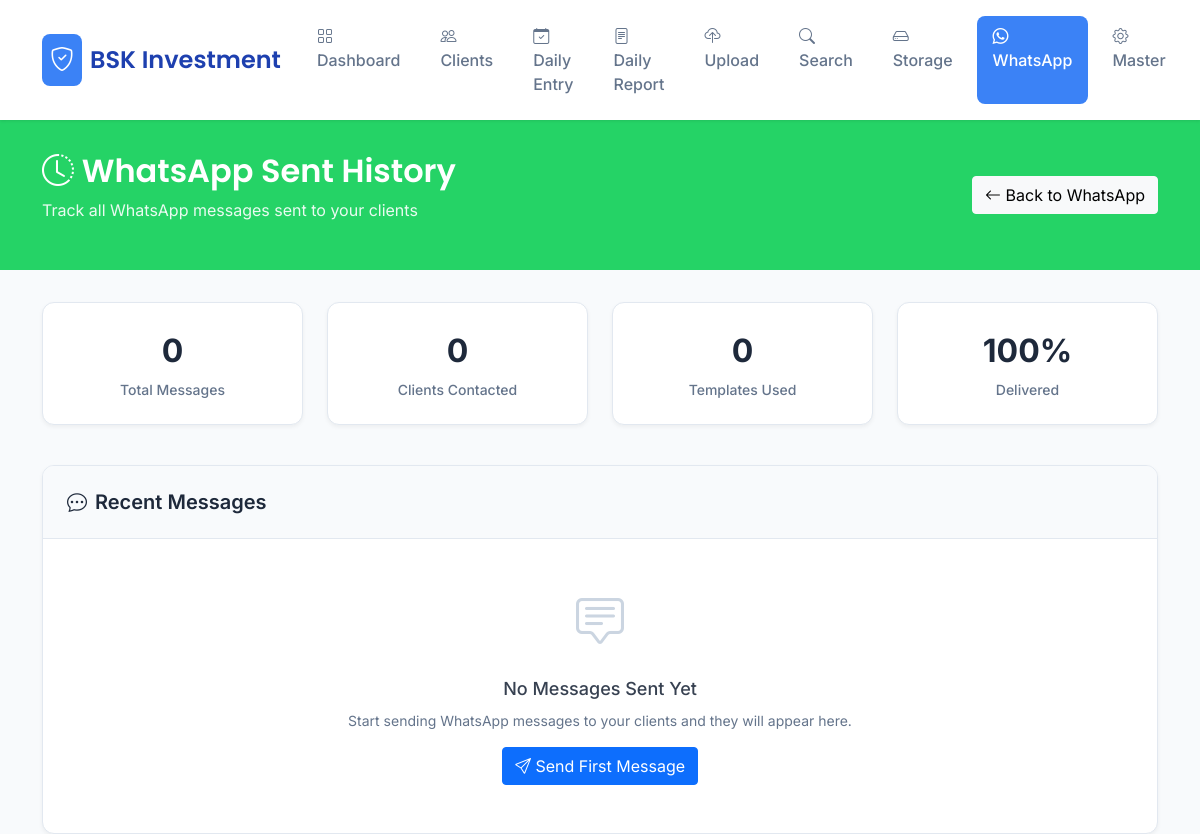
Before: /whatsapp_sent_history with the older database file.
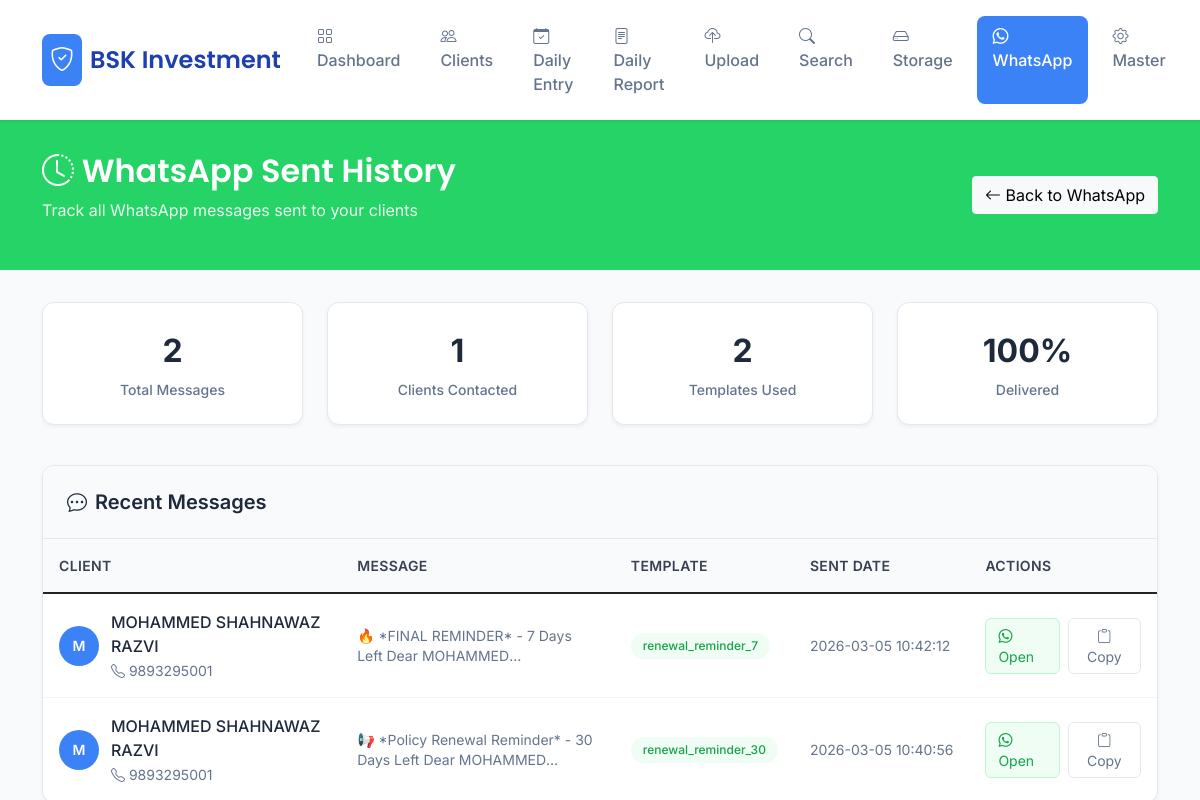
After: the same page with the newer database file.
### tables this page shows
CREATE TABLE whatsapp_sent (
            id INTEGER PRIMARY KEY AUTOINCREMENT,
            client_id INTEGER,
            template_id TEXT,
            message TEXT,
            sent_date TIMESTAMP DEFAULT CURRENT_TIMESTAMP,
            FOREIGN KEY (client_id) REFERENCES clients (id)
        );

CREATE TABLE clients (
            id INTEGER PRIMARY KEY AUTOINCREMENT,
            name TEXT NOT NULL,
            phone TEXT,
            email TEXT,
            folder_name TEXT,
            client_type TEXT,
            policy_number TEXT,
            pan_card TEXT,
            address TEXT,
            created_at TIMESTAMP DEFAULT CURRENT_TIMESTAMP
        , policy_expiry_date TEXT, premium_amount TEXT, policy_type TEXT);

### app.py (the view)
@app.route('/whatsapp_sent_history')
def whatsapp_sent_history():
    conn = get_db_connection()
    sent_messages = conn.execute('''
        SELECT ws.*, c.name as client_name, c.phone as client_phone
        FROM whatsapp_sent ws
        JOIN clients c ON ws.client_id = c.id
        ORDER BY ws.sent_date DESC
        LIMIT 100
    ''').fetchall()
    sent_messages = [dict(message) for message in sent_messages]
    conn.close()
    return render_template('whatsapp_sent_history.html', sent_messages=sent_messages)

### app.py (called while the page is built)
def get_db_connection():
    try:
        conn = sqlite3.connect('documents.db', timeout=60)
        conn.row_factory = sqlite3.Row
        conn.execute('PRAGMA journal_mode=WAL')
        conn.execute('PRAGMA busy_timeout=60000')
        conn.execute('PRAGMA synchronous=NORMAL')
        return conn
    except sqlite3.Error as e:
        logger.error(f"Database connection error: {e}")
        return None

### templates/whatsapp_sent_history.html (shortened to what this page needs)
<!DOCTYPE html>
<html lang="hi">
<head>
    <link href="https://cdn.jsdelivr.net/npm/bootstrap@5.1.3/dist/css/bootstrap.min.css" rel="stylesheet">
    <link rel="stylesheet" href="https://cdn.jsdelivr.net/npm/bootstrap-icons@1.7.2/font/bootstrap-icons.css">
</head>
{% set active_page = 'whatsapp' %}
{% include '_navbar.html' %}
    <div class="history-header">
        <div class="container">
            <div class="row align-items-center">
                <div class="col-md-8">
                    <h1 class="history-title">
                        <i class="bi bi-clock-history"></i> WhatsApp Sent History
                    </h1>
                    <p class="history-subtitle">Track all WhatsApp messages sent to your clients</p>
                </div>
                <div class="col-md-4 text-md-end">
                    <a href="/whatsapp" class="btn btn-light">
                        <i class="bi bi-arrow-left"></i> Back to WhatsApp
                    </a>
                </div>
            </div>
        </div>
    </div>
    <div class="container">
        <div class="row mb-4">
            <div class="col-md-3 col-6 mb-3">
                <div class="stat-card">
                    <div class="stat-value">{{ sent_messages|length }}</div>
                    <div class="stat-label">Total Messages</div>
                </div>
            </div>
            <div class="col-md-3 col-6 mb-3">
                <div class="stat-card">
                    <div class="stat-value">{{ sent_messages|map(attribute='client_id')|unique|list|length }}</div>
                    <div class="stat-label">Clients Contacted</div>
                </div>
            </div>
            <div class="col-md-3 col-6 mb-3">
                <div class="stat-card">
                    <div class="stat-value">{{ sent_messages|map(attribute='template_id')|unique|list|length }}</div>
                    <div class="stat-label">Templates Used</div>
                </div>
            </div>
            <div class="col-md-3 col-6 mb-3">
                <div class="stat-card">
                    <div class="stat-value">100%</div>
                    <div class="stat-label">Delivered</div>
                </div>
            </div>
        </div>
        <div class="history-card">
            <div class="history-header-card">
                <h5 class="history-title-custom">
                    <i class="bi bi-chat-dots"></i>
                    Recent Messages
                </h5>
            </div>
            {% if sent_messages %}
            <div class="table-responsive">
                <table class="table table-custom">
                    <thead>
                        <tr>
                            <th>Client</th>
                            <th>Message</th>
                            <th>Template</th>
                            <th>Sent Date</th>
                            <th>Actions</th>
                        </tr>
                    </thead>
                    <tbody>
                        {% for message in sent_messages %}
                        <tr>
                            <td>
                                <div class="client-info">
                                    <div class="client-avatar">
                                        {{ message.client_name[0]|upper if message.client_name else 'C' }}
                                    </div>
                                    <div class="client-details">
                                        <div class="client-name">{{ message.client_name or 'Unknown Client' }}</div>
                                        <div class="client-contact">
                                            <i class="bi bi-telephone"></i> {{ message.client_phone or 'No Phone' }}
                                        </div>
                                    </div>
                                </div>
                            </td>
                            <td>
                                <div class="message-preview">
                                    {{ message.message or 'No message content' }}
                                </div>
                            </td>
                            <td>
                                <span class="status-badge status-sent">
                                    {{ message.template_id or 'Custom' }}
                                </span>
                            </td>
                            <td>
                                <div class="date-time">
                                    {{ message.sent_date }}
                                </div>
                            </td>
                            <td>
                                <div class="action-buttons">
                                    {% if message.client_phone %}
                                    <a href="https://web.whatsapp.com/send?phone={{ message.client_phone }}"
                                       class="btn-action btn-whatsapp-action"
                                       target="_blank">
                                        <i class="bi bi-whatsapp"></i> Open
                                    </a>
                                    {% endif %}
                                    <button class="btn-action" onclick="copyMessage('{{ message.id }}')">
                                        <i class="bi bi-clipboard"></i> Copy
                                    </button>
                                </div>
                            </td>
                        </tr>
                        {% endfor %}
                    </tbody>
                </table>
            </div>
            {% else %}
            <div class="empty-state">
                <div class="empty-state-icon">
                    <i class="bi bi-chat-square-text"></i>
                </div>
                <div class="empty-state-title">No Messages Sent Yet</div>
                <div class="empty-state-text">
                    Start sending WhatsApp messages to your clients and they will appear here.
                </div>
                <a href="/whatsapp" class="btn btn-primary mt-3">
                    <i class="bi bi-send"></i> Send First Message
                </a>
            </div>
            {% endif %}
        </div>
    </div>
</body>
</html>

### templates/_navbar.html
<nav class="navbar navbar-expand-lg">
    <div class="container">
        <a class="navbar-brand" href="/">
            <i class="bi bi-shield-check"></i>
            BSK Investment
        </a>
        <div class="navbar-nav ms-auto">
            <a class="nav-link {{ 'active' if active_page == 'dashboard' else '' }}" href="/"><i class="bi bi-grid"></i> Dashboard</a>
            <a class="nav-link {{ 'active' if active_page == 'clients' else '' }}" href="/client_list"><i class="bi bi-people"></i> Clients</a>
            <a class="nav-link {{ 'active' if active_page == 'daily_entry' else '' }}" href="/daily_entry"><i class="bi bi-calendar-check"></i> Daily Entry</a>
            <a class="nav-link {{ 'active' if active_page == 'daily_report' else '' }}" href="/daily_report"><i class="bi bi-file-text"></i> Daily Report</a>
            <a class="nav-link {{ 'active' if active_page == 'upload' else '' }}" href="/quick_upload"><i class="bi bi-cloud-upload"></i> Upload</a>
            <a class="nav-link {{ 'active' if active_page == 'search' else '' }}" href="/search_client"><i class="bi bi-search"></i> Search</a>
            <a class="nav-link {{ 'active' if active_page == 'storage' else '' }}" href="/storage_info"><i class="bi bi-hdd"></i> Storage</a>
            <a class="nav-link {{ 'active' if active_page == 'whatsapp' else '' }}" href="/whatsapp"><i class="bi bi-whatsapp"></i> WhatsApp</a>
            <a class="nav-link {{ 'active' if active_page == 'master' else '' }}" href="/master"><i class="bi bi-gear"></i> Master</a>
        </div>
    </div>
</nav>

### templates/whatsapp_sent_history.html (style rules this page uses)
* { margin: 0; padding: 0; box-sizing: border-box; }
.navbar { background: #ffffff !important; box-shadow: 0 1px 3px rgba(0,0,0,0.1); padding: 1rem 0; }
.navbar-brand { font-family: 'Poppins', sans-serif; font-weight: 600; font-size: 1.5rem; color: #1e40af !important; display: flex; align-items: center; gap: 0.5rem; }
.navbar-brand i { background: #3b82f6; color: white; padding: 0.5rem; border-radius: 8px; }
.nav-link { color: #64748b !important; font-weight: 500; padding: 0.5rem 1rem !important; border-radius: 8px; transition: all 0.3s ease; margin: 0 0.25rem; }
.nav-link.active { background: #3b82f6; color: white !important; }
.history-header { background: #25d366; color: white; padding: 2rem 0; margin-bottom: 2rem; }
.history-title { font-family: 'Poppins', sans-serif; font-size: 2rem; font-weight: 600; margin-bottom: 0.5rem; }
.history-subtitle { opacity: 0.9; font-size: 1rem; }
.stat-card { background: white; border-radius: 12px; padding: 1.5rem; border: 1px solid #e2e8f0; text-align: center; box-shadow: 0 2px 4px rgba(0,0,0,0.05); }
.stat-value { font-size: 2rem; font-weight: 700; color: #1e293b; margin-bottom: 0.25rem; }
.stat-label { color: #64748b; font-size: 0.875rem; font-weight: 500; }
.history-card { background: white; border-radius: 12px; border: 1px solid #e2e8f0; overflow: hidden; box-shadow: 0 2px 4px rgba(0,0,0,0.05); }
.history-header-card { background: #f8fafc; padding: 1.5rem; border-bottom: 1px solid #e2e8f0; }
.history-title-custom { font-weight: 600; color: #1e293b; margin: 0; display: flex; align-items: center; gap: 0.5rem; }
.table-custom { margin: 0; }
.table-custom thead { background: #f8fafc; }
.table-custom th { font-weight: 600; color: #374151; border-bottom: 1px solid #e2e8f0; padding: 1rem; font-size: 0.875rem; text-transform: uppercase; letter-spacing: 0.025em; }
.table-custom td { padding: 1rem; vertical-align: middle; border-bottom: 1px solid #f1f5f9; }
.message-preview { max-width: 300px; font-size: 0.875rem; line-height: 1.4; color: #64748b; overflow: hidden; text-overflow: ellipsis; display: -webkit-box; -webkit-line-clamp: 2; -webkit-box-orient: vertical; }
.client-info { display: flex; align-items: center; gap: 0.75rem; }
.client-avatar { width: 40px; height: 40px; border-radius: 50%; background: #3b82f6; color: white; display: flex; align-items: center; justify-content: center; font-weight: 600; font-size: 0.875rem; }
.client-details { flex: 1; }
.client-name { font-weight: 500; color: #1e293b; margin-bottom: 0.125rem; }
.client-contact { font-size: 0.875rem; color: #64748b; }
.status-badge { display: inline-flex; align-items: center; gap: 0.25rem; padding: 0.25rem 0.75rem; border-radius: 20px; font-size: 0.75rem; font-weight: 500; }
.status-sent { background: #f0fdf4; color: #16a34a; }
.date-time { font-size: 0.875rem; color: #64748b; white-space: nowrap; }
.action-buttons { display: flex; gap: 0.5rem; }
.btn-action { padding: 0.375rem 0.75rem; border-radius: 6px; border: 1px solid #e2e8f0; background: white; color: #64748b; font-size: 0.875rem; transition: all 0.2s ease; text-decoration: none; }
.btn-whatsapp-action { background: #f0fdf4; border-color: #bbf7d0; color: #16a34a; }

Changed rows visible on the page:
added whatsapp_sent: name "M", name "MOHAMMED SHAHNAWAZ RAZVI", phone "9893295001", message "🔥 *FINAL REMINDER* - 7 Days Left Dear…", template "renewal_reminder_7", sent_date "2026-03-05 10:42:12"
added whatsapp_sent: name "M", name "MOHAMMED SHAHNAWAZ RAZVI", phone "9893295001", message "📢 *Policy Renewal Reminder* - 30 Days Left Dear…", template "renewal_reminder_30", sent_date "2026-03-05 10:40:56"
Other visible differences:
{{ sent_messages|length }}: "0" → "2"
{{ sent_messages|map(attribute='client_id')|unique|list|length }}: "0" → "1"
{{ sent_messages|map(attribute='template_id')|unique|list|length }}: "0" → "2"
text no longer shown: "No Messages Sent Yet Start sending WhatsApp messages to your clients and they will appear here. Send First Message"
text now shown: "CLIENT MESSAGE TEMPLATE SENT DATE ACTIONS"
